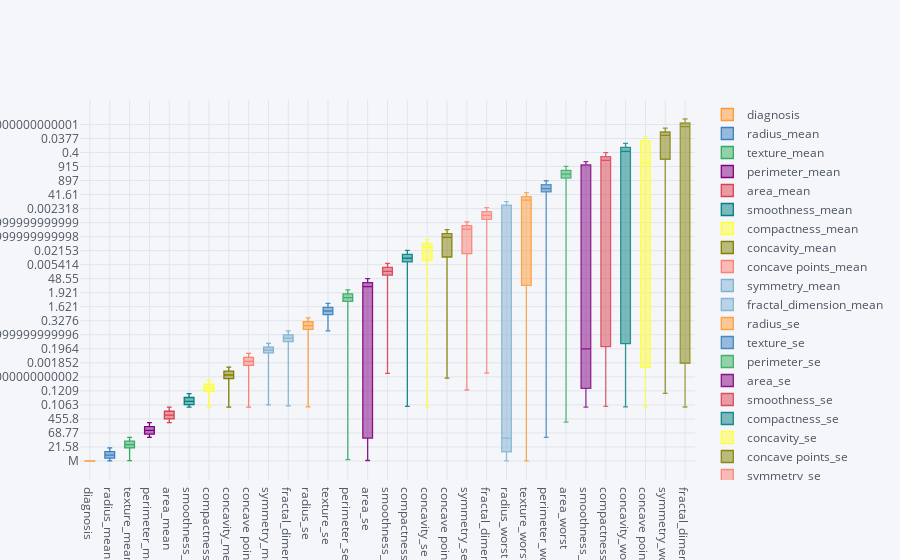

Here is the notebook cell this chart was saved with:
### Code cell
#Fitting SVM
import numpy as np
from sklearn.svm import SVC
import pandas as pd
import matplotlib.pyplot as plt
%matplotlib inline
import cufflinks as cf
from plotly.offline import download_plotlyjs, init_notebook_mode, plot,iplot
y=df['diagnosis']
X=df[['radius_mean', 'texture_mean', 'perimeter_mean',
       'area_mean', 'smoothness_mean', 'compactness_mean', 'concavity_mean',
       'concave points_mean', 'symmetry_mean', 'fractal_dimension_mean',
       'radius_se', 'texture_se', 'perimeter_se', 'area_se', 'smoothness_se',
       'compactness_se', 'concavity_se', 'concave points_se', 'symmetry_se',
       'fractal_dimension_se', 'radius_worst', 'texture_worst',
       'perimeter_worst', 'area_worst', 'smoothness_worst',
       'compactness_worst', 'concavity_worst', 'concave points_worst',
       'symmetry_worst', 'fractal_dimension_worst']]
cf.go_offline()
df = pd.read_csv('cancer.csv')
df.replace('?', 99, inplace=True)
df.drop(['id'], 1, inplace=True)
df.head()
df.iplot(kind='box')
classifier = SVC(kernel = 'linear', random_state = 0)
classifier.fit(X_train, y_train) 
accuracy=classifier.score(X_test, y_test)
print(accuracy)
#0.972 Acuracy

### Figure 1 — Plotly figure (JSON) as saved in the notebook; plotly's stock layout.template omitted (floating-point values rounded to 4 significant figures; data arrays with more than 128 entries replaced by an {"elided": "..."} marker saying what was removed)
{"data": [{"boxpoints": false, "line": {"width": 1.3}, "marker": {"color": "rgba(255, 153, 51, 1.0)"}, "name": "diagnosis", "orientation": "v", "type": "box", "uid": "48ee3d38-8d3e-4a9c-8139-ae4c5e12ca9c", "y": {"elided": "569 str values"}}, {"boxpoints": false, "line": {"width": 1.3}, "marker": {"color": "rgba(55, 128, 191, 1.0)"}, "name": "radius_mean", "orientation": "v", "type": "box", "uid": "29e6715b-ee67-459f-b106-cd7261b177c9", "y": {"elided": "569 float values"}}, {"boxpoints": false, "line": {"width": 1.3}, "marker": {"color": "rgba(50, 171, 96, 1.0)"}, "name": "texture_mean", "orientation": "v", "type": "box", "uid": "e5a7e278-6b13-410a-80c7-a2d254540bb8", "y": {"elided": "569 float values"}}, {"boxpoints": false, "line": {"width": 1.3}, "marker": {"color": "rgba(128, 0, 128, 1.0)"}, "name": "perimeter_mean", "orientation": "v", "type": "box", "uid": "1e1ba498-2333-454c-9902-136fb0d79dd9", "y": {"elided": "569 float values"}}, {"boxpoints": false, "line": {"width": 1.3}, "marker": {"color": "rgba(219, 64, 82, 1.0)"}, "name": "area_mean", "orientation": "v", "type": "box", "uid": "c19f4455-7653-42f8-b80e-32b798244f80", "y": {"elided": "569 float values"}}, {"boxpoints": false, "line": {"width": 1.3}, "marker": {"color": "rgba(0, 128, 128, 1.0)"}, "name": "smoothness_mean", "orientation": "v", "type": "box", "uid": "9ed15fb5-3034-40a1-a52d-0d72b8004ba5", "y": {"elided": "569 float values"}}, {"boxpoints": false, "line": {"width": 1.3}, "marker": {"color": "rgba(255, 255, 51, 1.0)"}, "name": "compactness_mean", "orientation": "v", "type": "box", "uid": "b1418238-f999-4f10-975b-b05e8e7a00c9", "y": {"elided": "569 float values"}}, {"boxpoints": false, "line": {"width": 1.3}, "marker": {"color": "rgba(128, 128, 0, 1.0)"}, "name": "concavity_mean", "orientation": "v", "type": "box", "uid": "96d28d68-452d-4784-bef3-813813010312", "y": {"elided": "569 float values"}}, {"boxpoints": false, "line": {"width": 1.3}, "marker": {"color": "rgba(251, 128, 114, 1.0)"}, "name": "concave points_mean", "orientation": "v", "type": "box", "uid": "255677f2-1c78-4729-b629-de285890d7a9", "y": {"elided": "569 float values"}}, {"boxpoints": false, "line": {"width": 1.3}, "marker": {"color": "rgba(128, 177, 211, 1.0)"}, "name": "symmetry_mean", "orientation": "v", "type": "box", "uid": "e95c2c6a-206f-4cb0-b402-3d3e8273ebf0", "y": {"elided": "569 float values"}}, {"boxpoints": false, "line": {"width": 1.3}, "marker": {"color": "rgba(128, 177, 211, 0.8999999999999999)"}, "name": "fractal_dimension_mean", "orientation": "v", "type": "box", "uid": "210e741f-314b-4d24-a52e-abb4065c31ee", "y": {"elided": "569 float values"}}, {"boxpoints": false, "line": {"width": 1.3}, "marker": {"color": "rgba(255, 153, 51, 0.8999999999999999)"}, "name": "radius_se", "orientation": "v", "type": "box", "uid": "1f55cf0e-c0f8-455a-95e3-e6727a4f71d6", "y": {"elided": "569 float values"}}, {"boxpoints": false, "line": {"width": 1.3}, "marker": {"color": "rgba(55, 128, 191, 0.8999999999999999)"}, "name": "texture_se", "orientation": "v", "type": "box", "uid": "dee7f537-c888-4bdd-b6ac-616f2f0df983", "y": {"elided": "569 float values"}}, {"boxpoints": false, "line": {"width": 1.3}, "marker": {"color": "rgba(50, 171, 96, 0.8999999999999999)"}, "name": "perimeter_se", "orientation": "v", "type": "box", "uid": "d3bd7bac-6033-4670-8a29-1876c4499547", "y": {"elided": "569 float values"}}, {"boxpoints": false, "line": {"width": 1.3}, "marker": {"color": "rgba(128, 0, 128, 0.8999999999999999)"}, "name": "area_se", "orientation": "v", "type": "box", "uid": "4d9d4bbf-6f2f-4db1-8f88-ef117811ae0d", "y": {"elided": "569 float values"}}, {"boxpoints": false, "line": {"width": 1.3}, "marker": {"color": "rgba(219, 64, 82, 0.8999999999999999)"}, "name": "smoothness_se", "orientation": "v", "type": "box", "uid": "25770c3b-39fa-4aa9-a50d-7f1ad144a204", "y": {"elided": "569 float values"}}, {"boxpoints": false, "line": {"width": 1.3}, "marker": {"color": "rgba(0, 128, 128, 0.8999999999999999)"}, "name": "compactness_se", "orientation": "v", "type": "box", "uid": "bce6a5a3-3f3d-4af7-8348-8e210010d31c", "y": {"elided": "569 float values"}}, {"boxpoints": false, "line": {"width": 1.3}, "marker": {"color": "rgba(255, 255, 51, 0.8999999999999999)"}, "name": "concavity_se", "orientation": "v", "type": "box", "uid": "a8b8aff6-c5ae-436d-93c1-b1d32298ae40", "y": {"elided": "569 float values"}}, {"boxpoints": false, "line": {"width": 1.3}, "marker": {"color": "rgba(128, 128, 0, 0.8999999999999999)"}, "name": "concave points_se", "orientation": "v", "type": "box", "uid": "3cfcfb7c-1640-48b6-89e2-03b71b3098d8", "y": {"elided": "569 float values"}}, {"boxpoints": false, "line": {"width": 1.3}, "marker": {"color": "rgba(251, 128, 114, 0.8999999999999999)"}, "name": "symmetry_se", "orientation": "v", "type": "box", "uid": "61556759-2312-4253-8325-918380321e11", "y": {"elided": "569 float values"}}, {"boxpoints": false, "line": {"width": 1.3}, "marker": {"color": "rgba(251, 128, 114, 0.7999999999999998)"}, "name": "fractal_dimension_se", "orientation": "v", "type": "box", "uid": "bb1f2490-b2a8-4697-ae5f-e862a32a169f", "y": {"elided": "569 float values"}}, {"boxpoints": false, "line": {"width": 1.3}, "marker": {"color": "rgba(128, 177, 211, 0.7999999999999998)"}, "name": "radius_worst", "orientation": "v", "type": "box", "uid": "0d4c2421-028c-4462-8d00-1f8314ca40cc", "y": {"elided": "569 float values"}}, {"boxpoints": false, "line": {"width": 1.3}, "marker": {"color": "rgba(255, 153, 51, 0.7999999999999998)"}, "name": "texture_worst", "orientation": "v", "type": "box", "uid": "c947b260-d9a7-4ab8-a4f3-d70f6b729807", "y": {"elided": "569 float values"}}, {"boxpoints": false, "line": {"width": 1.3}, "marker": {"color": "rgba(55, 128, 191, 0.7999999999999998)"}, "name": "perimeter_worst", "orientation": "v", "type": "box", "uid": "9418569b-126b-486c-94c3-6044338a4741", "y": {"elided": "569 float values"}}, {"boxpoints": false, "line": {"width": 1.3}, "marker": {"color": "rgba(50, 171, 96, 0.7999999999999998)"}, "name": "area_worst", "orientation": "v", "type": "box", "uid": "e986747b-78fe-47ac-9770-257925e82e2b", "y": {"elided": "569 float values"}}, {"boxpoints": false, "line": {"width": 1.3}, "marker": {"color": "rgba(128, 0, 128, 0.7999999999999998)"}, "name": "smoothness_worst", "orientation": "v", "type": "box", "uid": "069e1e68-4423-478f-a2a7-a5a87cf94dd1", "y": {"elided": "569 float values"}}, {"boxpoints": false, "line": {"width": 1.3}, "marker": {"color": "rgba(219, 64, 82, 0.7999999999999998)"}, "name": "compactness_worst", "orientation": "v", "type": "box", "uid": "548dd422-693e-4dcf-8bc7-d57a63e123df", "y": {"elided": "569 float values"}}, {"boxpoints": false, "line": {"width": 1.3}, "marker": {"color": "rgba(0, 128, 128, 0.7999999999999998)"}, "name": "concavity_worst", "orientation": "v", "type": "box", "uid": "9487182a-f81c-4bce-bb93-bc6c5bccd4e3", "y": {"elided": "569 float values"}}, {"boxpoints": false, "line": {"width": 1.3}, "marker": {"color": "rgba(255, 255, 51, 0.7999999999999998)"}, "name": "concave points_worst", "orientation": "v", "type": "box", "uid": "eb732924-649f-4d1b-aad7-907cc6a20ebb", "y": {"elided": "569 float values"}}, {"boxpoints": false, "line": {"width": 1.3}, "marker": {"color": "rgba(128, 128, 0, 0.7999999999999998)"}, "name": "symmetry_worst", "orientation": "v", "type": "box", "uid": "c321c732-53b1-4550-9f78-3d72525c09d3", "y": {"elided": "569 float values"}}, {"boxpoints": false, "line": {"width": 1.3}, "marker": {"color": "rgba(128, 128, 0, 0.7)"}, "name": "fractal_dimension_worst", "orientation": "v", "type": "box", "uid": "82c5144a-fbf9-477b-959b-746180aac470", "y": {"elided": "569 float values"}}, {"boxpoints": false, "line": {"width": 1.3}, "marker": {"color": "rgba(251, 128, 114, 0.7)"}, "name": "Unnamed: 32", "orientation": "v", "type": "box", "uid": "8d9e0178-5076-4256-bc20-85782ef4e858", "y": {"elided": "569 null values"}}], "layout": {"legend": {"bgcolor": "#F5F6F9", "font": {"color": "#4D5663"}}, "paper_bgcolor": "#F5F6F9", "plot_bgcolor": "#F5F6F9", "title": {"font": {"color": "#4D5663"}}, "xaxis": {"gridcolor": "#E1E5ED", "showgrid": true, "tickfont": {"color": "#4D5663"}, "title": {"font": {"color": "#4D5663"}, "text": ""}, "zerolinecolor": "#E1E5ED"}, "yaxis": {"gridcolor": "#E1E5ED", "showgrid": true, "tickfont": {"color": "#4D5663"}, "title": {"font": {"color": "#4D5663"}, "text": ""}, "zerolinecolor": "#E1E5ED"}}}
